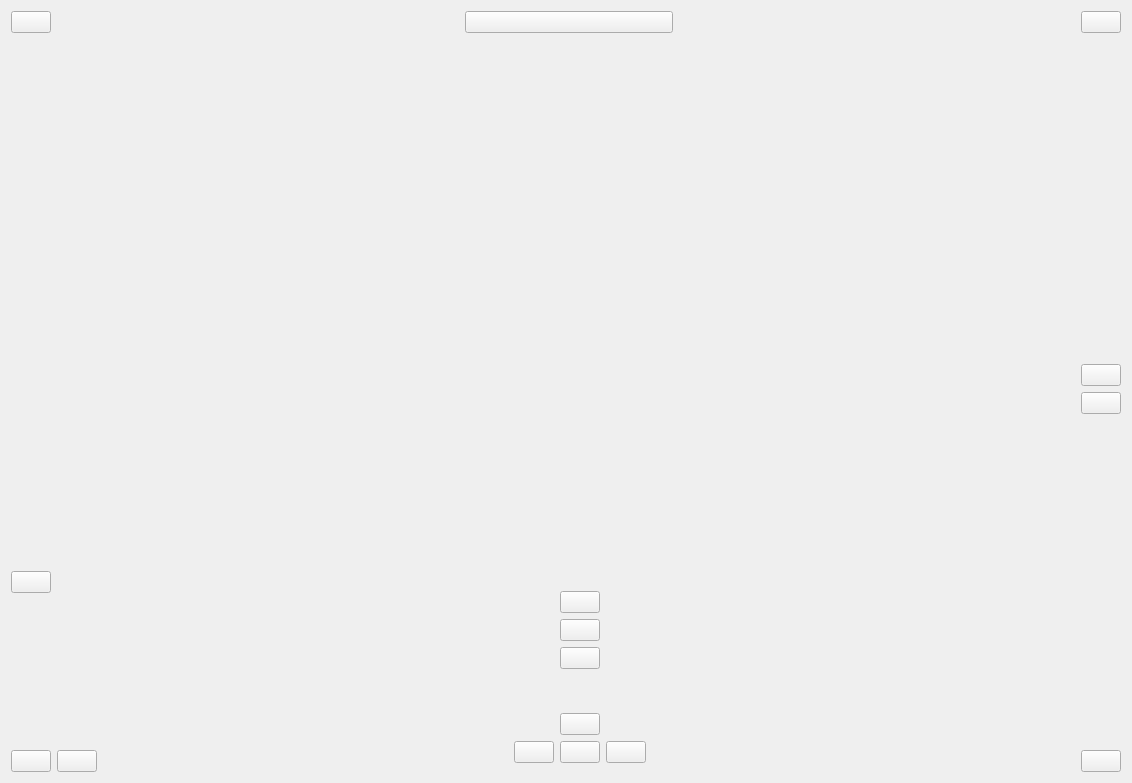
<?xml version="1.0" encoding="UTF-8"?>
<ui version="4.0">
 <class>SettingsWidget</class>
 <widget class="QWidget" name="SettingsWidget">
  <property name="geometry">
   <rect>
    <x>0</x>
    <y>0</y>
    <width>1132</width>
    <height>783</height>
   </rect>
  </property>
  <property name="sizePolicy">
   <sizepolicy hsizetype="Ignored" vsizetype="Ignored">
    <horstretch>0</horstretch>
    <verstretch>0</verstretch>
   </sizepolicy>
  </property>
  <property name="windowTitle">
   <string>Form</string>
  </property>
  <layout class="QGridLayout" name="gridLayout_2">
   <item row="0" column="0">
    <widget class="QPushButton" name="markButton">
     <property name="sizePolicy">
      <sizepolicy hsizetype="Fixed" vsizetype="Fixed">
       <horstretch>0</horstretch>
       <verstretch>0</verstretch>
      </sizepolicy>
     </property>
     <property name="text">
      <string/>
     </property>
     <property name="icon">
      <iconset theme="media-record" resource="SheetMusicViewer.qrc">
       <normaloff>:/icons/media-record</normaloff>:/icons/media-record</iconset>
     </property>
     <property name="iconSize">
      <size>
       <width>96</width>
       <height>96</height>
      </size>
     </property>
    </widget>
   </item>
   <item row="0" column="1">
    <spacer name="horizontalSpacer_4">
     <property name="orientation">
      <enum>Qt::Horizontal</enum>
     </property>
     <property name="sizeHint" stdset="0">
      <size>
       <width>123</width>
       <height>20</height>
      </size>
     </property>
    </spacer>
   </item>
   <item row="0" column="2">
    <spacer name="horizontalSpacer_2">
     <property name="orientation">
      <enum>Qt::Horizontal</enum>
     </property>
     <property name="sizeHint" stdset="0">
      <size>
       <width>82</width>
       <height>20</height>
      </size>
     </property>
    </spacer>
   </item>
   <item row="0" column="3">
    <widget class="QPushButton" name="selectSheetButton">
     <property name="sizePolicy">
      <sizepolicy hsizetype="Expanding" vsizetype="Fixed">
       <horstretch>0</horstretch>
       <verstretch>0</verstretch>
      </sizepolicy>
     </property>
     <property name="text">
      <string/>
     </property>
     <property name="icon">
      <iconset theme="document-open" resource="SheetMusicViewer.qrc">
       <normaloff>:/icons/document-open</normaloff>:/icons/document-open</iconset>
     </property>
     <property name="iconSize">
      <size>
       <width>96</width>
       <height>96</height>
      </size>
     </property>
    </widget>
   </item>
   <item row="0" column="4">
    <spacer name="horizontalSpacer_3">
     <property name="orientation">
      <enum>Qt::Horizontal</enum>
     </property>
     <property name="sizeHint" stdset="0">
      <size>
       <width>83</width>
       <height>20</height>
      </size>
     </property>
    </spacer>
   </item>
   <item row="0" column="5">
    <spacer name="horizontalSpacer_9">
     <property name="orientation">
      <enum>Qt::Horizontal</enum>
     </property>
     <property name="sizeHint" stdset="0">
      <size>
       <width>82</width>
       <height>20</height>
      </size>
     </property>
    </spacer>
   </item>
   <item row="0" column="6">
    <widget class="QPushButton" name="quitButton">
     <property name="sizePolicy">
      <sizepolicy hsizetype="Fixed" vsizetype="Fixed">
       <horstretch>0</horstretch>
       <verstretch>0</verstretch>
      </sizepolicy>
     </property>
     <property name="text">
      <string/>
     </property>
     <property name="icon">
      <iconset theme="application-exit" resource="SheetMusicViewer.qrc">
       <normaloff>:/icons/application-exit</normaloff>:/icons/application-exit</iconset>
     </property>
     <property name="iconSize">
      <size>
       <width>96</width>
       <height>96</height>
      </size>
     </property>
    </widget>
   </item>
   <item row="1" column="0">
    <spacer name="verticalSpacer_2">
     <property name="orientation">
      <enum>Qt::Vertical</enum>
     </property>
     <property name="sizeHint" stdset="0">
      <size>
       <width>20</width>
       <height>112</height>
      </size>
     </property>
    </spacer>
   </item>
   <item row="1" column="3">
    <spacer name="verticalSpacer_4">
     <property name="orientation">
      <enum>Qt::Vertical</enum>
     </property>
     <property name="sizeHint" stdset="0">
      <size>
       <width>20</width>
       <height>112</height>
      </size>
     </property>
    </spacer>
   </item>
   <item row="1" column="6">
    <spacer name="verticalSpacer_5">
     <property name="orientation">
      <enum>Qt::Vertical</enum>
     </property>
     <property name="sizeHint" stdset="0">
      <size>
       <width>20</width>
       <height>112</height>
      </size>
     </property>
    </spacer>
   </item>
   <item row="2" column="3" rowspan="4">
    <widget class="QWidget" name="widget" native="true">
     <layout class="QGridLayout" name="gridLayout">
      <item row="0" column="2">
       <spacer name="verticalSpacer_9">
        <property name="orientation">
         <enum>Qt::Vertical</enum>
        </property>
        <property name="sizeHint" stdset="0">
         <size>
          <width>20</width>
          <height>17</height>
         </size>
        </property>
       </spacer>
      </item>
      <item row="1" column="2">
       <widget class="QPushButton" name="restoreLayoutButton">
        <property name="sizePolicy">
         <sizepolicy hsizetype="Fixed" vsizetype="Fixed">
          <horstretch>0</horstretch>
          <verstretch>0</verstretch>
         </sizepolicy>
        </property>
        <property name="text">
         <string/>
        </property>
        <property name="icon">
         <iconset theme="zoom-fit-best" resource="SheetMusicViewer.qrc">
          <normaloff>:/icons/zoom-fit-best</normaloff>:/icons/zoom-fit-best</iconset>
        </property>
        <property name="iconSize">
         <size>
          <width>96</width>
          <height>96</height>
         </size>
        </property>
       </widget>
      </item>
      <item row="2" column="2">
       <widget class="QPushButton" name="zoomInButton">
        <property name="sizePolicy">
         <sizepolicy hsizetype="Fixed" vsizetype="Fixed">
          <horstretch>0</horstretch>
          <verstretch>0</verstretch>
         </sizepolicy>
        </property>
        <property name="text">
         <string/>
        </property>
        <property name="icon">
         <iconset theme="zoom-in" resource="SheetMusicViewer.qrc">
          <normaloff>:/icons/zoom-in</normaloff>:/icons/zoom-in</iconset>
        </property>
        <property name="iconSize">
         <size>
          <width>96</width>
          <height>96</height>
         </size>
        </property>
        <property name="autoRepeat">
         <bool>true</bool>
        </property>
       </widget>
      </item>
      <item row="3" column="2">
       <widget class="QPushButton" name="zoomOutButton">
        <property name="sizePolicy">
         <sizepolicy hsizetype="Fixed" vsizetype="Fixed">
          <horstretch>0</horstretch>
          <verstretch>0</verstretch>
         </sizepolicy>
        </property>
        <property name="text">
         <string/>
        </property>
        <property name="icon">
         <iconset theme="zoom-out" resource="SheetMusicViewer.qrc">
          <normaloff>:/icons/zoom-out</normaloff>:/icons/zoom-out</iconset>
        </property>
        <property name="iconSize">
         <size>
          <width>96</width>
          <height>96</height>
         </size>
        </property>
        <property name="autoRepeat">
         <bool>true</bool>
        </property>
       </widget>
      </item>
      <item row="4" column="2">
       <spacer name="verticalSpacer">
        <property name="orientation">
         <enum>Qt::Vertical</enum>
        </property>
        <property name="sizeType">
         <enum>QSizePolicy::Fixed</enum>
        </property>
        <property name="sizeHint" stdset="0">
         <size>
          <width>20</width>
          <height>38</height>
         </size>
        </property>
       </spacer>
      </item>
      <item row="5" column="2">
       <widget class="QPushButton" name="upButton">
        <property name="sizePolicy">
         <sizepolicy hsizetype="Fixed" vsizetype="Fixed">
          <horstretch>0</horstretch>
          <verstretch>0</verstretch>
         </sizepolicy>
        </property>
        <property name="text">
         <string/>
        </property>
        <property name="icon">
         <iconset theme="go-up" resource="SheetMusicViewer.qrc">
          <normaloff>:/icons/go-up</normaloff>:/icons/go-up</iconset>
        </property>
        <property name="iconSize">
         <size>
          <width>96</width>
          <height>96</height>
         </size>
        </property>
        <property name="autoRepeat">
         <bool>true</bool>
        </property>
       </widget>
      </item>
      <item row="6" column="0">
       <spacer name="horizontalSpacer">
        <property name="orientation">
         <enum>Qt::Horizontal</enum>
        </property>
        <property name="sizeHint" stdset="0">
         <size>
          <width>40</width>
          <height>20</height>
         </size>
        </property>
       </spacer>
      </item>
      <item row="6" column="1">
       <widget class="QPushButton" name="leftButton">
        <property name="sizePolicy">
         <sizepolicy hsizetype="Fixed" vsizetype="Fixed">
          <horstretch>0</horstretch>
          <verstretch>0</verstretch>
         </sizepolicy>
        </property>
        <property name="text">
         <string/>
        </property>
        <property name="icon">
         <iconset theme="go-previous" resource="SheetMusicViewer.qrc">
          <normaloff>:/icons/go-previous</normaloff>:/icons/go-previous</iconset>
        </property>
        <property name="iconSize">
         <size>
          <width>96</width>
          <height>96</height>
         </size>
        </property>
        <property name="autoRepeat">
         <bool>true</bool>
        </property>
       </widget>
      </item>
      <item row="6" column="2">
       <widget class="QPushButton" name="downButton">
        <property name="sizePolicy">
         <sizepolicy hsizetype="Fixed" vsizetype="Fixed">
          <horstretch>0</horstretch>
          <verstretch>0</verstretch>
         </sizepolicy>
        </property>
        <property name="text">
         <string/>
        </property>
        <property name="icon">
         <iconset theme="go-down" resource="SheetMusicViewer.qrc">
          <normaloff>:/icons/go-down</normaloff>:/icons/go-down</iconset>
        </property>
        <property name="iconSize">
         <size>
          <width>96</width>
          <height>96</height>
         </size>
        </property>
        <property name="autoRepeat">
         <bool>true</bool>
        </property>
       </widget>
      </item>
      <item row="6" column="3">
       <widget class="QPushButton" name="rightButton">
        <property name="sizePolicy">
         <sizepolicy hsizetype="Fixed" vsizetype="Fixed">
          <horstretch>0</horstretch>
          <verstretch>0</verstretch>
         </sizepolicy>
        </property>
        <property name="text">
         <string/>
        </property>
        <property name="icon">
         <iconset theme="go-next" resource="SheetMusicViewer.qrc">
          <normaloff>:/icons/go-next</normaloff>:/icons/go-next</iconset>
        </property>
        <property name="iconSize">
         <size>
          <width>96</width>
          <height>96</height>
         </size>
        </property>
        <property name="autoRepeat">
         <bool>true</bool>
        </property>
       </widget>
      </item>
      <item row="6" column="4">
       <spacer name="horizontalSpacer_6">
        <property name="orientation">
         <enum>Qt::Horizontal</enum>
        </property>
        <property name="sizeHint" stdset="0">
         <size>
          <width>18</width>
          <height>20</height>
         </size>
        </property>
       </spacer>
      </item>
     </layout>
    </widget>
   </item>
   <item row="2" column="4">
    <spacer name="horizontalSpacer_5">
     <property name="orientation">
      <enum>Qt::Horizontal</enum>
     </property>
     <property name="sizeHint" stdset="0">
      <size>
       <width>83</width>
       <height>20</height>
      </size>
     </property>
    </spacer>
   </item>
   <item row="2" column="5">
    <spacer name="horizontalSpacer_10">
     <property name="orientation">
      <enum>Qt::Horizontal</enum>
     </property>
     <property name="sizeHint" stdset="0">
      <size>
       <width>82</width>
       <height>20</height>
      </size>
     </property>
    </spacer>
   </item>
   <item row="2" column="6">
    <widget class="QPushButton" name="increasePagesCountButton">
     <property name="sizePolicy">
      <sizepolicy hsizetype="Fixed" vsizetype="Fixed">
       <horstretch>0</horstretch>
       <verstretch>0</verstretch>
      </sizepolicy>
     </property>
     <property name="text">
      <string/>
     </property>
     <property name="icon">
      <iconset theme="list-add" resource="SheetMusicViewer.qrc">
       <normaloff>:/icons/list-add</normaloff>:/icons/list-add</iconset>
     </property>
     <property name="iconSize">
      <size>
       <width>96</width>
       <height>96</height>
      </size>
     </property>
    </widget>
   </item>
   <item row="3" column="6">
    <widget class="QPushButton" name="decreasePagesCountButton">
     <property name="sizePolicy">
      <sizepolicy hsizetype="Fixed" vsizetype="Fixed">
       <horstretch>0</horstretch>
       <verstretch>0</verstretch>
      </sizepolicy>
     </property>
     <property name="text">
      <string/>
     </property>
     <property name="icon">
      <iconset theme="list-remove" resource="SheetMusicViewer.qrc">
       <normaloff>:/icons/list-remove</normaloff>:/icons/list-remove</iconset>
     </property>
     <property name="iconSize">
      <size>
       <width>96</width>
       <height>96</height>
      </size>
     </property>
    </widget>
   </item>
   <item row="4" column="0" colspan="2">
    <widget class="QPushButton" name="firstPageButton">
     <property name="sizePolicy">
      <sizepolicy hsizetype="Fixed" vsizetype="Fixed">
       <horstretch>0</horstretch>
       <verstretch>0</verstretch>
      </sizepolicy>
     </property>
     <property name="text">
      <string/>
     </property>
     <property name="icon">
      <iconset theme="media-playback-stop" resource="SheetMusicViewer.qrc">
       <normaloff>:/icons/media-playback-stop</normaloff>:/icons/media-playback-stop</iconset>
     </property>
     <property name="iconSize">
      <size>
       <width>96</width>
       <height>96</height>
      </size>
     </property>
    </widget>
   </item>
   <item row="4" column="6">
    <spacer name="verticalSpacer_3">
     <property name="orientation">
      <enum>Qt::Vertical</enum>
     </property>
     <property name="sizeHint" stdset="0">
      <size>
       <width>20</width>
       <height>288</height>
      </size>
     </property>
    </spacer>
   </item>
   <item row="5" column="0">
    <widget class="QPushButton" name="previousPageButton">
     <property name="sizePolicy">
      <sizepolicy hsizetype="Fixed" vsizetype="Fixed">
       <horstretch>0</horstretch>
       <verstretch>0</verstretch>
      </sizepolicy>
     </property>
     <property name="text">
      <string/>
     </property>
     <property name="icon">
      <iconset theme="media-seek-backward" resource="SheetMusicViewer.qrc">
       <normaloff>:/icons/media-seek-backward</normaloff>:/icons/media-seek-backward</iconset>
     </property>
     <property name="iconSize">
      <size>
       <width>96</width>
       <height>96</height>
      </size>
     </property>
    </widget>
   </item>
   <item row="5" column="1">
    <widget class="QPushButton" name="previousMarkedPageButton">
     <property name="sizePolicy">
      <sizepolicy hsizetype="Fixed" vsizetype="Fixed">
       <horstretch>0</horstretch>
       <verstretch>0</verstretch>
      </sizepolicy>
     </property>
     <property name="text">
      <string/>
     </property>
     <property name="icon">
      <iconset theme="media-skip-backward" resource="SheetMusicViewer.qrc">
       <normaloff>:/icons/media-skip-backward</normaloff>:/icons/media-skip-backward</iconset>
     </property>
     <property name="iconSize">
      <size>
       <width>96</width>
       <height>96</height>
      </size>
     </property>
    </widget>
   </item>
   <item row="5" column="6">
    <widget class="QPushButton" name="nextPageButton">
     <property name="sizePolicy">
      <sizepolicy hsizetype="Fixed" vsizetype="Fixed">
       <horstretch>0</horstretch>
       <verstretch>0</verstretch>
      </sizepolicy>
     </property>
     <property name="text">
      <string/>
     </property>
     <property name="icon">
      <iconset theme="media-seek-forward" resource="SheetMusicViewer.qrc">
       <normaloff>:/icons/media-seek-forward</normaloff>:/icons/media-seek-forward</iconset>
     </property>
     <property name="iconSize">
      <size>
       <width>96</width>
       <height>96</height>
      </size>
     </property>
    </widget>
   </item>
  </layout>
 </widget>
 <tabstops>
  <tabstop>selectSheetButton</tabstop>
  <tabstop>previousPageButton</tabstop>
  <tabstop>nextPageButton</tabstop>
  <tabstop>previousMarkedPageButton</tabstop>
  <tabstop>decreasePagesCountButton</tabstop>
  <tabstop>increasePagesCountButton</tabstop>
  <tabstop>quitButton</tabstop>
  <tabstop>leftButton</tabstop>
  <tabstop>downButton</tabstop>
  <tabstop>rightButton</tabstop>
  <tabstop>markButton</tabstop>
  <tabstop>zoomOutButton</tabstop>
  <tabstop>zoomInButton</tabstop>
  <tabstop>upButton</tabstop>
  <tabstop>restoreLayoutButton</tabstop>
 </tabstops>
 <resources>
  <include location="SheetMusicViewer.qrc"/>
 </resources>
 <connections/>
</ui>
